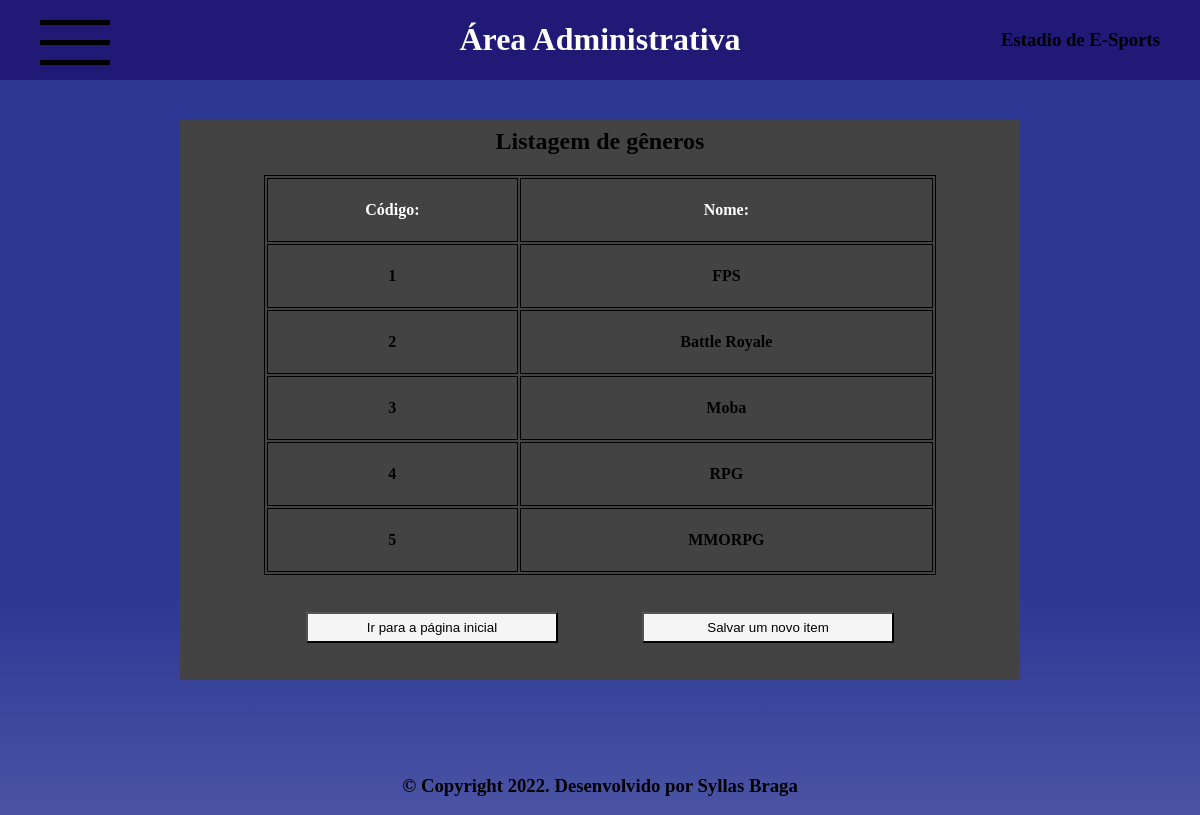
The page /Visual/visualGenero/listaGenero.php on the database its author committed.
### tables this page shows
create table genero(
cod_gen int primary key auto_increment not null,
nome_gen varchar(50)
);

### dao/conexao.php (called while the page is built)
<?php
class conexao
{
    private static $dsn = 'mysql:host=127.0.0.1;dbname=estadio_esports;port=3306';
    private static $usuario = 'root';
    private static $senha = "12345";
    private static $conexao = null;
    public static function getConexao()
    {
        if (Conexao::$conexao == null) {
            try {
                Conexao::$conexao = new PDO(Conexao::$dsn, Conexao::$usuario, Conexao::$senha);
            } catch (PDOException $e) {
                echo $e->getMessage();
            }
        }
        return Conexao::$conexao;
    }
    public static function getPreparededStatement($sql)
    {
        $pst = null;
        if (Conexao::getConexao()!=null) {
            try {
                $pst = Conexao::$conexao->prepare($sql);
            } catch (PDOException $e) {
                echo $e->getMessage();
            }
        }
        return $pst;
    }
}
?>

### dao/daoGenero.php (called while the page is built, shortened)
<?php
class daoGenero
{
    public function listaTodos()
    {
        $pst = Conexao::getPreparededStatement('select * from genero;');
        $pst->execute();
        $lista = $pst->fetchAll(PDO::FETCH_ASSOC);
        return $lista;
    }
}
?>

### Visual/visualGenero/listaGenero.php (the view, shortened to what this page needs)
<!DOCTYPE html>
<html lang="pt-br">
<head>
    <link rel="stylesheet" href="../assets/css/index.css">
    <link rel="stylesheet" href="../assets/css/lista.css">
</head>
<body>
    <?php include_once("../assets/components/header.php");
    include_once("../assets/components/main.php"); ?>
    <main>
        <div class="card-lista">
            <h2>Listagem de gêneros</h2>
            <table class="table">
                <tr>
                    <th>Código: </th>
                    <th>Nome: </th>
                </tr>
                <?php
                require_once '../../dao/conexao.php';
                require_once '../../dao/daoGenero.php';
                $daoGen = new daoGenero();
                $lista = $daoGen->listaTodos();
                foreach ($lista as $linha) {
                    echo '<tr class="tr-content">';
                    echo '<td>' . $linha['cod_gen'] . '</td>';
                    echo '<td>' . $linha['nome_gen'] . '</td>';
                    echo '</tr>';
                }
                ?>
            </table>
            <div class="btn-actions">
                <button class="btn"><a href="../../index.php">Ir para a página inicial</a></button>
                <button class="btn"><a href="./formGen.php">Salvar um novo item</a></button>
            </div>
        </div>
    </main>
    <?php
    include_once("../assets/components/footer.php");
    ?>
</body>
</html>

### Visual/assets/css/index.css (style rules this page uses)
* { text-decoration: none; }
body { display: flex; flex-direction: column; flex-wrap: wrap; padding: 0; margin: 0; width: 100%; background-image: linear-gradient(180deg, #2D3895 50%, rgba(27, 25, 25, 0.055) 170%); background-size: 150vh 150vh; }
main { display: flex; flex-direction: column; align-items: center; justify-content: center; width: 100%; height: 80vh; margin-bottom: 3%; }
.menu-itens .item, h2 { margin-top: 1%; }

### Visual/assets/css/lista.css (style rules this page uses)
main { display: flex; justify-content: center; align-items: center; }
.card-lista { width: 70%; height: 70vh; display: flex; flex-direction: column; align-items: center; justify-content: center; background: #434343; }
.table { width: 80%; height: 50vh; border: 1px solid black; }
.table th, td { border: 1px solid black; table-layout: fixed; text-align: center; font-weight: bold; }
.table td { cursor: pointer; }
.table th { color: white; }
.btn-actions { display: flex; flex-direction: row; width: 100%; align-items: center; justify-content: center ; text-decoration: none; }
.btn-actions .btn { width: 30%; height: 30%; margin: 5%; background-color: whitesmoke; cursor: pointer; transition: ease-in-out 0.5s; }
.btn-actions .btn a { text-decoration: none; color: black; }

### rows shown on the page
genero: cod_gen "1", nome_gen "FPS"
genero: cod_gen "2", nome_gen "Battle Royale"
genero: cod_gen "3", nome_gen "Moba"
genero: cod_gen "4", nome_gen "RPG"
genero: cod_gen "5", nome_gen "MMORPG"
